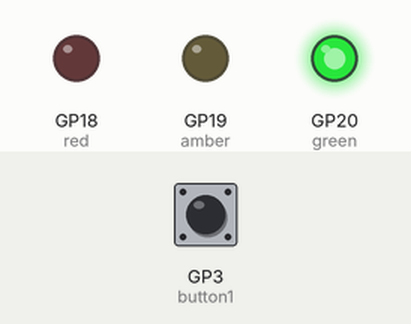
Recording of a program running on a simulated Raspberry Pi Pico running MicroPython. Shown: output pins drawn as LEDs (lit = HIGH). The test bench sets the inputs (shaded band); at power-on: GP3 (button1) LOW.

Above: at 1.2 s.
1.3 s: GP3 (button1) pulled HIGH for 0.15 s
At 2.1 s:
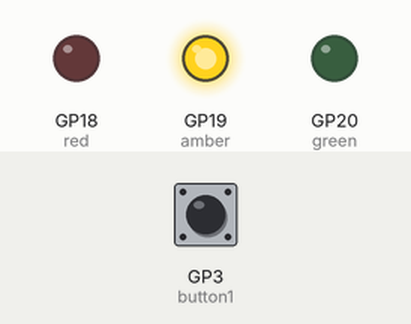
At 4.8 s:
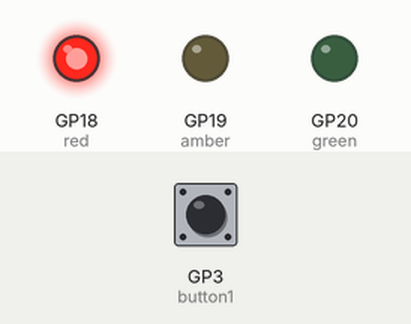
Timing chart, 0 to 12.8 s (numbered marks = the images above; inputs shaded):
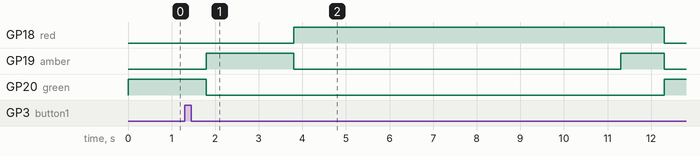

Measured:
- after the input at 1.3 s, GP18 (red): LOW → HIGH after 2.5 s, → LOW 8.5 s later; GP19 (amber): LOW → HIGH after 0.50 s, → LOW 2.0 s later, → HIGH 7.5 s later, → LOW 1.0 s later; GP20 (green): HIGH → LOW after 0.50 s, → HIGH 10.5 s later

The program:

traffic_light_button_crossing.py
```python
# Imports
from machine import Pin
import time

# Set up our LED names and GPIO pin numbers
red = Pin(18, Pin.OUT)
amber = Pin(19, Pin.OUT)
green = Pin(20, Pin.OUT)

# Set up button
button1 = Pin(3, Pin.IN, Pin.PULL_DOWN)

while True:
    # Green ON
    red.value(0)
    amber.value(0)
    green.value(1)

    if button1.value() == 1:
        time.sleep(0.5)

        # Amber ON
        red.value(0)
        amber.value(1)
        green.value(0)

        time.sleep(2)

        # Red ON
        red.value(1)
        amber.value(0)
        green.value(0)

        # Wait half a second
        time.sleep(7.5)

        # Amber ON
        red.value(1)
        amber.value(1)
        green.value(0)

        time.sleep(1)
```
